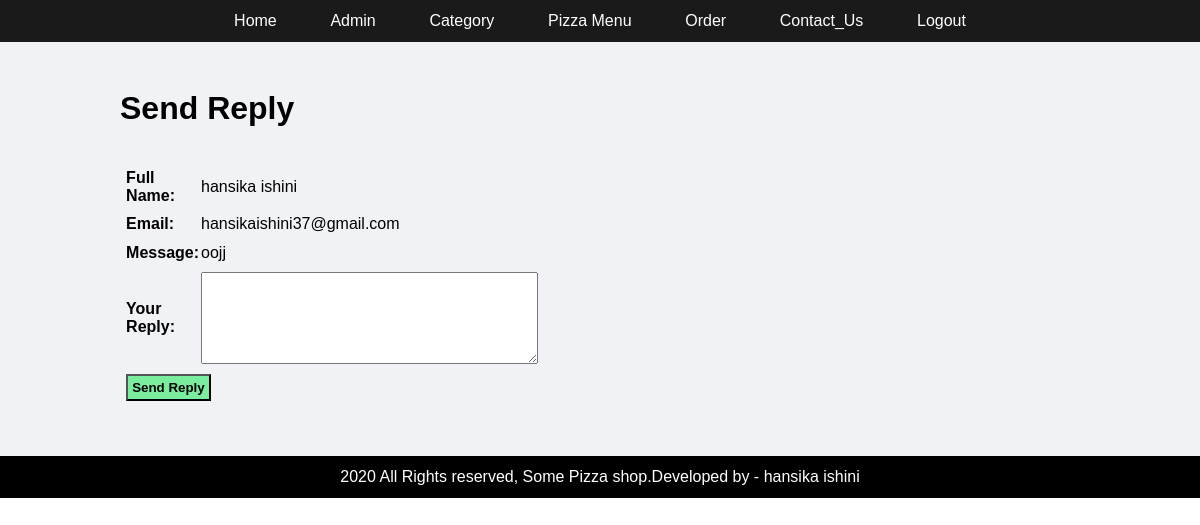
Page /admin/manage-reply.php?id=0 (signed in) on the committed database.
### tables this page shows
CREATE TABLE `tbl_contact` (
  `id` int(11) NOT NULL,
  `contact_id` int(10) UNSIGNED NOT NULL,
  `full_name` varchar(100) NOT NULL,
  `email` varchar(255) NOT NULL,
  `phone` varchar(10) NOT NULL,
  `message` varchar(255) NOT NULL
);

### admin/manage-reply.php (the view, shortened to what this page needs)
<?php include('partials/menu.php'); ?>
<div class="main-content">
    <div class="wrapper">
        <h1>Send Reply</h1>
        <br><br>
        <?php
            if(isset($_GET['id'])) {
                $id = $_GET['id'];
                $sql = "SELECT * FROM tbl_contact WHERE id=$id";
                $res = mysqli_query($conn, $sql);
                if($res == TRUE && mysqli_num_rows($res) == 1) {
                    $row = mysqli_fetch_assoc($res);
                    $full_name = $row['full_name'];
                    $email = $row['email'];
                    $message = $row['message'];
                } else {
                    $_SESSION['reply'] = "<div class='error'>Message not found.</div>";
                    header('location:'.SITEURL.'admin/manage-contact.php');
                    exit();
                }
            } else {
                header('location:'.SITEURL.'admin/manage-contact.php');
                exit();
            }
        ?>
        <form action="" method="POST">
            <table class="tbl-30">
                <tr>
                    <td><strong>Full Name:</strong></td>
                    <td><?php echo $full_name; ?></td>
                </tr>
                <tr>
                    <td><strong>Email:</strong></td>
                    <td><?php echo $email; ?></td>
                </tr>
                <tr>
                    <td><strong>Message:</strong></td>
                    <td><?php echo $message; ?></td>
                </tr>
                <tr>
                    <td><strong>Your Reply:</strong></td>
                    <td>
                        <textarea name="reply_message" cols="40" rows="6" required></textarea>
                    </td>
                </tr>
                <tr>
                    <td colspan="2">
                        <input type="submit" name="submit" value="Send Reply" class="btn-secondary">
                    </td>
                </tr>
            </table>
        </form>
    </div>
</div>
<?php include('partials/footer.php'); ?>

### css/admin.css (style rules this page uses)
* { margin: 0; padding: 0; font-family: sans-serif; }
.wrapper { padding: 1%; width: 80%; margin: 0 auto; }
.tbl-30 { width: 30%; }
table tr td { padding: 1%; }
.btn-secondary { background-color: #7bed9f; padding: 1%; color: black; text-decoration: none; font-weight: bold; }
.main-content { background-color: #f1f2f6; padding: 3% 0; }

### rows in the picture
tbl_contact: full_name "hansika ishini", email "hansikaishini37@gmail.com", message "oojj"
